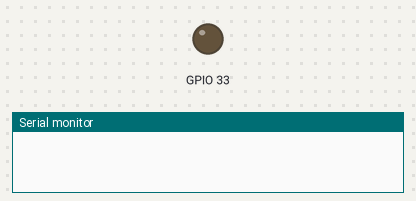
Bench run of a sketch on a simulated ESP32. Parts: output pins drawn as LEDs (lit = HIGH), the last lines printed to the serial monitor. Storage starts empty; EEPROM starts erased; the camera gives no picture.

Above: at 0.4 s.
At 1.5 s:
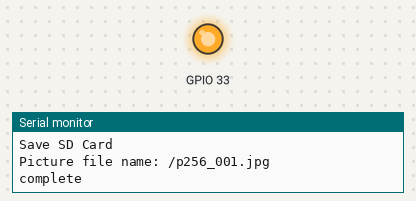
Timing chart, 0 to 3.0 s (numbered marks = the images above):
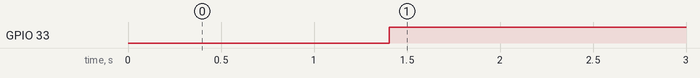

The sketch:

esp32cam_timelups.ino
```cpp
#include "SD.h"
#include "esp_camera.h"
#include "soc/soc.h"
#include "soc/rtc_cntl_reg.h"
#include "FS.h"
#include "SD.h"

//SD Card Pins
#define sd_sck  14
#define sd_mosi 15
#define sd_ss   13
#define sd_miso  2

// read and write from flash memory
#include <EEPROM.h>

// define the number of bytes you want to access
#define EEPROM_SIZE 1

#define PWDN_GPIO_NUM     32
#define RESET_GPIO_NUM    -1
#define XCLK_GPIO_NUM      0
#define SIOD_GPIO_NUM     26
#define SIOC_GPIO_NUM     27

#define Y9_GPIO_NUM       35
#define Y8_GPIO_NUM       34
#define Y7_GPIO_NUM       39
#define Y6_GPIO_NUM       36
#define Y5_GPIO_NUM       21
#define Y4_GPIO_NUM       19
#define Y3_GPIO_NUM       18
#define Y2_GPIO_NUM        5
#define VSYNC_GPIO_NUM    25
#define HREF_GPIO_NUM     23
#define PCLK_GPIO_NUM     22

int pictureNumber = 0;
int mySN = 0;
char myFname1[4];
char myFname2[4];

void setup()
{
  WRITE_PERI_REG(RTC_CNTL_BROWN_OUT_REG, 0);

  Serial.begin(115200);
  delay(10);

  camera_config_t config;
  config.ledc_channel = LEDC_CHANNEL_0;
  config.ledc_timer = LEDC_TIMER_0;
  config.pin_d0 = Y2_GPIO_NUM;
  config.pin_d1 = Y3_GPIO_NUM;
  config.pin_d2 = Y4_GPIO_NUM;
  config.pin_d3 = Y5_GPIO_NUM;
  config.pin_d4 = Y6_GPIO_NUM;
  config.pin_d5 = Y7_GPIO_NUM;
  config.pin_d6 = Y8_GPIO_NUM;
  config.pin_d7 = Y9_GPIO_NUM;
  config.pin_xclk = XCLK_GPIO_NUM;
  config.pin_pclk = PCLK_GPIO_NUM;
  config.pin_vsync = VSYNC_GPIO_NUM;
  config.pin_href = HREF_GPIO_NUM;
  config.pin_sscb_sda = SIOD_GPIO_NUM;
  config.pin_sscb_scl = SIOC_GPIO_NUM;
  config.pin_pwdn = PWDN_GPIO_NUM;
  config.pin_reset = RESET_GPIO_NUM;
  config.xclk_freq_hz = 20000000;
  config.pixel_format = PIXFORMAT_JPEG;

  config.frame_size = FRAMESIZE_VGA;  // UXGA|SXGA|XGA|SVGA|VGA|CIF|QVGA|HQVGA|QQVGA
  config.jpeg_quality = 10;
  config.fb_count = 1;

  esp_err_t err = esp_camera_init(&config);
  if (err != ESP_OK) {
    Serial.printf("Camera init failed with error 0x%x", err);
    delay(1000);
    ESP.restart();
  }

   // initialize EEPROM with predefined size
    EEPROM.begin(EEPROM_SIZE);
    pictureNumber = EEPROM.read(0) + 1;
    EEPROM.write(0, pictureNumber);
    EEPROM.commit();

// LED Pin Mode
    pinMode(33, OUTPUT);

}

void loop() {
      digitalWrite(33,LOW);
      delay (1000);
      saveCapturedImage();

      digitalWrite(33,HIGH);

      delay(180*1000); //待機間隔 秒
}

void saveCapturedImage() {

  camera_fb_t * fb = NULL;

  // Take Picture with Camera
    Serial.println(" ");
    Serial.println("Take Picture ");
    fb = esp_camera_fb_get();

  // Path where new picture will be saved in SD Card
    Serial.println("Save SD Card");

  // Get File Name
  if (mySN == 999){

    EEPROM.begin(EEPROM_SIZE);
    pictureNumber = EEPROM.read(0) + 1;
    EEPROM.write(0, pictureNumber);
    EEPROM.commit();

    mySN = 1;
    }else{
     mySN = mySN + 1;
    }

    sprintf(myFname1, "%03d",pictureNumber);
    sprintf(myFname2, "%03d",mySN);

    String path = "/p" + String(myFname1)+"_"+ String(myFname2) +".jpg";

    Serial.printf("Picture file name: %s\n", path.c_str());

      SPI.begin(sd_sck, sd_miso, sd_mosi, sd_ss);
      SD.begin(sd_ss);

    File file = SD.open(path.c_str(), FILE_WRITE);
    file.write(fb->buf, fb->len);

    file.close();

    esp_camera_fb_return(fb);
    Serial.println("complete");
}
```

Measured:
- by itself, GPIO 33: LOW → HIGH at 1.4 s
